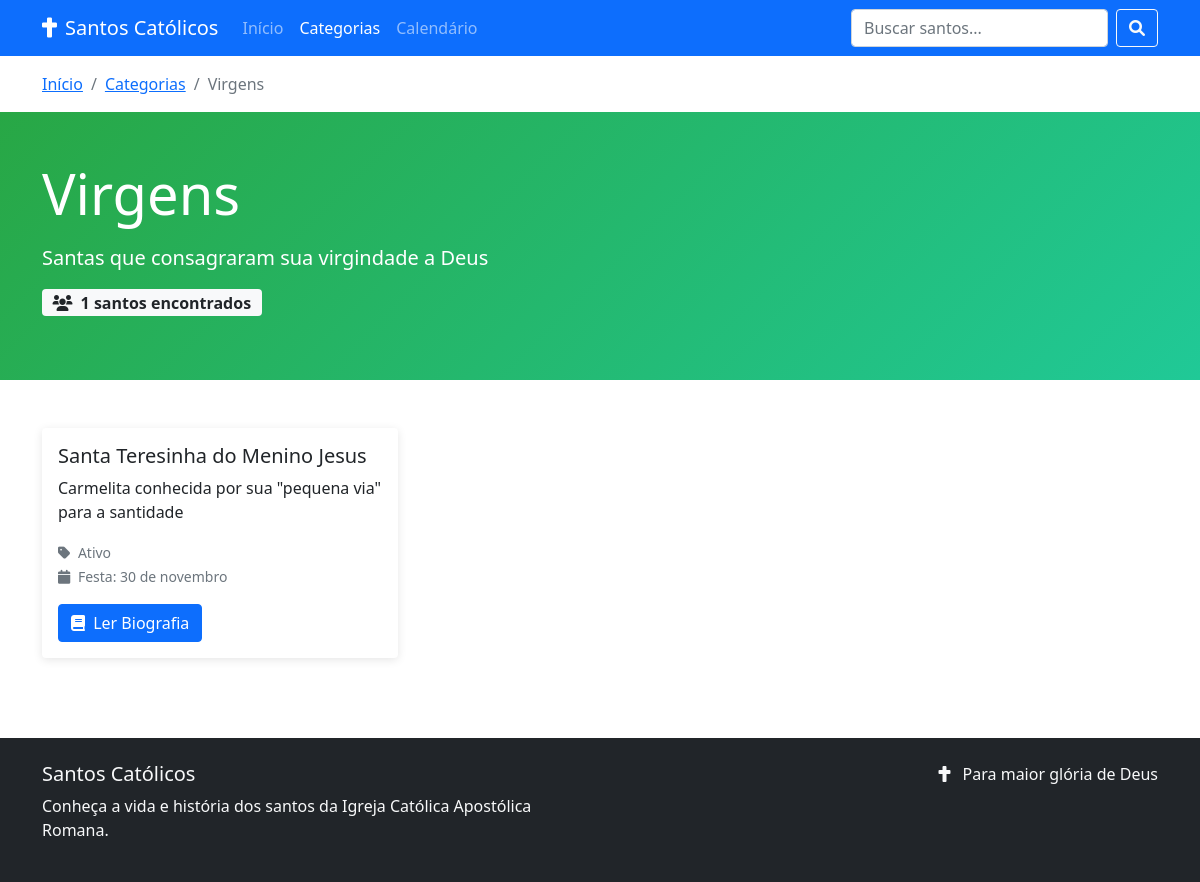
The page /categoria.php?slug=virgens on the database its author committed.
### tables this page shows
CREATE TABLE IF NOT EXISTS categorias (
    id INT AUTO_INCREMENT PRIMARY KEY,
    nome VARCHAR(255) NOT NULL,
    slug VARCHAR(255) NOT NULL UNIQUE,
    descricao TEXT,
    status ENUM('ativo', 'inativo') DEFAULT 'ativo',
    created_at TIMESTAMP DEFAULT CURRENT_TIMESTAMP,
    updated_at TIMESTAMP DEFAULT CURRENT_TIMESTAMP ON UPDATE CURRENT_TIMESTAMP
);

CREATE TABLE IF NOT EXISTS santos (
    id INT AUTO_INCREMENT PRIMARY KEY,
    nome VARCHAR(255) NOT NULL,
    nome_completo VARCHAR(255),
    slug VARCHAR(255) NOT NULL UNIQUE,
    resumo TEXT,
    biografia TEXT,
    data_nascimento DATE,
    local_nascimento VARCHAR(255),
    data_morte DATE,
    local_morte VARCHAR(255),
    data_canonizacao DATE,
    papa_canonizacao VARCHAR(255),
    data_festa DATE,
    padroeiro_de TEXT,
    simbolos TEXT,
    imagem VARCHAR(255),
    milagres TEXT,
    oracao TEXT,
    status ENUM('ativo', 'inativo') DEFAULT 'ativo',
    created_at TIMESTAMP DEFAULT CURRENT_TIMESTAMP,
    updated_at TIMESTAMP DEFAULT CURRENT_TIMESTAMP ON UPDATE CURRENT_TIMESTAMP
);

### classes/Categoria.php (called while the page is built, shortened)
<?php
class Categoria {
    private $conn;
    private $table_name = "categorias";
    public function __construct($db) {
        $this->conn = $db;
    }
    public function buscarPorSlug($slug) {
        try {
            $query = "SELECT * FROM " . $this->table_name . " WHERE slug = :slug AND status = 'ativo'";
            $stmt = $this->conn->prepare($query);
            $stmt->bindParam(':slug', $slug, PDO::PARAM_STR);
            $stmt->execute();
            return $stmt->fetch();
        } catch(PDOException $e) {
            error_log("Erro ao buscar categoria por slug: " . $e->getMessage());
            return false;
        }
    }
}
?>

### classes/Santo.php (called while the page is built, shortened)
<?php
class Santo {
    private $conn;
    private $table_name = "santos";
    public function contarSantosPorCategoria($categoria_slug) {
    try {
        $query = "SELECT COUNT(DISTINCT s.id) as total
                  FROM " . $this->table_name . " s
                  JOIN santo_categoria sc ON s.id = sc.santo_id
                  JOIN categorias c ON sc.categoria_id = c.id
                  WHERE c.slug = :categoria_slug AND s.status = 'ativo'";
        $stmt = $this->conn->prepare($query);
        $stmt->bindParam(':categoria_slug', $categoria_slug, PDO::PARAM_STR);
        $stmt->execute();
        $row = $stmt->fetch();
        return (int)$row['total'];
    } catch(PDOException $e) {
        error_log("Erro ao contar santos por categoria: " . $e->getMessage());
        return 0;
    }
}
    public function __construct($db) {
        $this->conn = $db;
    }
    public function buscarPorCategoria($categoria_slug, $limite = 20, $offset = 0) {
        try {
            $query = "SELECT s.*, c.nome as categoria_nome,
                             GROUP_CONCAT(DISTINCT c2.nome ORDER BY c2.nome SEPARATOR ', ') as todas_categorias
                      FROM " . $this->table_name . " s
                      JOIN santo_categoria sc ON s.id = sc.santo_id
                      JOIN categorias c ON sc.categoria_id = c.id
                      LEFT JOIN santo_categoria sc2 ON s.id = sc2.santo_id
                      LEFT JOIN categorias c2 ON sc2.categoria_id = c2.id
                      WHERE c.slug = :categoria_slug AND s.status = 'ativo'
                      GROUP BY s.id
                      ORDER BY s.nome ASC
                      LIMIT :limite OFFSET :offset";
            $stmt = $this->conn->prepare($query);
            $stmt->bindParam(':categoria_slug', $categoria_slug, PDO::PARAM_STR);
            $stmt->bindParam(':limite', $limite, PDO::PARAM_INT);
            $stmt->bindParam(':offset', $offset, PDO::PARAM_INT);
            $stmt->execute();
            return $stmt->fetchAll();
        } catch(PDOException $e) {
            error_log("Erro ao buscar santos por categoria: " . $e->getMessage());
            return [];
        }
    }
}
?>

### utils/functions.php (called while the page is built, shortened)
<?php
function formatarDataLiturgica($data) {
    $meses = [
        1 => 'janeiro', 2 => 'fevereiro', 3 => 'março', 4 => 'abril',
        5 => 'maio', 6 => 'junho', 7 => 'julho', 8 => 'agosto',
        9 => 'setembro', 10 => 'outubro', 11 => 'novembro', 12 => 'dezembro'
    ];
    $timestamp = strtotime($data);
    $dia = date('j', $timestamp);
    $mes_num = (int)date('n', $timestamp);
    $mes = isset($meses[$mes_num]) ? $meses[$mes_num] : '';
    return "$dia de $mes";
}
function resumirTexto($texto, $limite = 150) {
    $texto = strip_tags($texto);
    if (strlen($texto) <= $limite) return $texto;
    $texto = substr($texto, 0, $limite);
    return $texto . '...';
}
?>

### categoria.php (the view, shortened to what this page needs)
<?php
$database = new Database();
$db = $database->getConnection();
$santoObj = new Santo($db);
$categoriaObj = new Categoria($db);
$slug = $_GET['slug'];
$categoria = $categoriaObj->buscarPorSlug($slug);
$pagina = isset($_GET['pagina']) ? max(1, intval($_GET['pagina'])) : 1;
$por_pagina = 12;
$offset = ($pagina - 1) * $por_pagina;
$santos = $santoObj->buscarPorCategoria($slug, $por_pagina, $offset);
$total_santos = $santoObj->contarSantosPorCategoria($slug);
?>
<!DOCTYPE html>
<html lang="pt-BR">
<head>
    <link href="https://cdnjs.cloudflare.com/ajax/libs/bootstrap/5.1.3/css/bootstrap.min.css" rel="stylesheet">
    <link href="https://cdnjs.cloudflare.com/ajax/libs/font-awesome/6.0.0/css/all.min.css" rel="stylesheet">
</head>
<body>
    <nav class="navbar navbar-expand-lg navbar-dark bg-primary">
        <div class="container">
            <a class="navbar-brand" href="index.php">
                <i class="fas fa-cross me-2"></i>Santos Católicos
            </a>
            <div class="collapse navbar-collapse" id="navbarNav">
                <ul class="navbar-nav me-auto">
                    <li class="nav-item">
                        <a class="nav-link" href="index.php">Início</a>
                    </li>
                    <li class="nav-item">
                        <a class="nav-link active" href="categorias.php">Categorias</a>
                    </li>
                    <li class="nav-item">
                        <a class="nav-link" href="calendario.php">Calendário</a>
                    </li>
                </ul>
                <form class="d-flex" method="GET" action="index.php">
                    <input class="form-control me-2" type="search" name="busca" placeholder="Buscar santos...">
                    <button class="btn btn-outline-light" type="submit">
                        <i class="fas fa-search"></i>
                    </button>
                </form>
            </div>
        </div>
    </nav>
    <div class="container mt-3">
        <nav aria-label="breadcrumb">
            <ol class="breadcrumb">
                <li class="breadcrumb-item"><a href="index.php">Início</a></li>
                <li class="breadcrumb-item"><a href="categorias.php">Categorias</a></li>
                <li class="breadcrumb-item active" aria-current="page"><?= htmlspecialchars($categoria['nome']) ?></li>
            </ol>
        </nav>
    </div>
    <section class="category-header">
        <div class="container">
            <div class="row align-items-center">
                <div class="col-lg-8">
                    <h1 class="display-4 mb-3"><?= htmlspecialchars($categoria['nome']) ?></h1>
                    <?php if ($categoria['descricao']): ?>
                    <p class="lead"><?= htmlspecialchars($categoria['descricao']) ?></p>
                    <?php endif; ?>
                    <div class="mb-3">
                        <span class="badge bg-light text-dark fs-6">
                            <i class="fas fa-users me-1"></i>
                            <?= $total_santos ?> santos encontrados
                        </span>
                    </div>
                </div>
            </div>
        </div>
    </section>
    <div class="container my-5">
        <?php if (empty($santos)): ?>
        <div class="alert alert-info text-center">
            <h4>Nenhum santo encontrado</h4>
            <p>Ainda não temos santos cadastrados nesta categoria.</p>
            <a href="index.php" class="btn btn-primary">Ver Todos os Santos</a>
        </div>
        <?php else: ?>
        <div class="row">
            <?php foreach ($santos as $santo): ?>
            <div class="col-lg-4 col-md-6">
                <div class="card saint-card">
                    <div class="card-body">
                        <h5 class="card-title"><?= htmlspecialchars($santo['nome']) ?></h5>
                        <?php if ($santo['resumo']): ?>
                        <p class="card-text"><?= htmlspecialchars(resumirTexto($santo['resumo'], 100)) ?></p>
                        <?php endif; ?>
                        <div class="mb-3">
                            <small class="text-muted">
                                <i class="fas fa-tag me-1"></i>
                                <?= ucfirst($santo['status']) ?>
                            </small>
                            <?php if ($santo['data_festa']): ?>
                            <br>
                            <small class="text-muted">
                                <i class="fas fa-calendar me-1"></i>
                                Festa: <?= formatarDataLiturgica($santo['data_festa']) ?>
                            </small>
                            <?php endif; ?>
                        </div>
                        <a href="santo.php?slug=<?= urlencode($santo['slug']) ?>"
                           class="btn btn-primary">
                            <i class="fas fa-book me-1"></i>
                            Ler Biografia
                        </a>
                    </div>
                </div>
            </div>
            <?php endforeach; ?>
        </div>
        <?php endif; ?>
    </div>
    <footer class="bg-dark text-light py-4">
        <div class="container">
            <div class="row">
                <div class="col-md-6">
                    <h5>Santos Católicos</h5>
                    <p>Conheça a vida e história dos santos da Igreja Católica Apostólica Romana.</p>
                </div>
                <div class="col-md-6 text-md-end">
                    <p class="mb-0">
                        <i class="fas fa-cross me-2"></i>
                        Para maior glória de Deus
                    </p>
                </div>
            </div>
        </div>
    </footer>
</body>
</html>

### categoria.php (style rules this page uses)
.category-header { background: linear-gradient(135deg, #28a745 0%, #20c997 100%); color: white; padding: 3rem 0; }
.saint-card { border: none; box-shadow: 0 2px 10px rgba(0,0,0,0.1); transition: transform 0.3s ease, box-shadow 0.3s ease; margin-bottom: 2rem; }

### rows shown on the page
categorias: nome "Virgens", descricao "Santas que consagraram sua virgindade a Deus"
santos: nome "Santa Teresinha do Menino Jesus", resumo "Carmelita conhecida por sua \"pequena via\" para a santidade", status "Ativo", data_festa "30 de novembro"

### other values the page prints
$total_santos "1"
